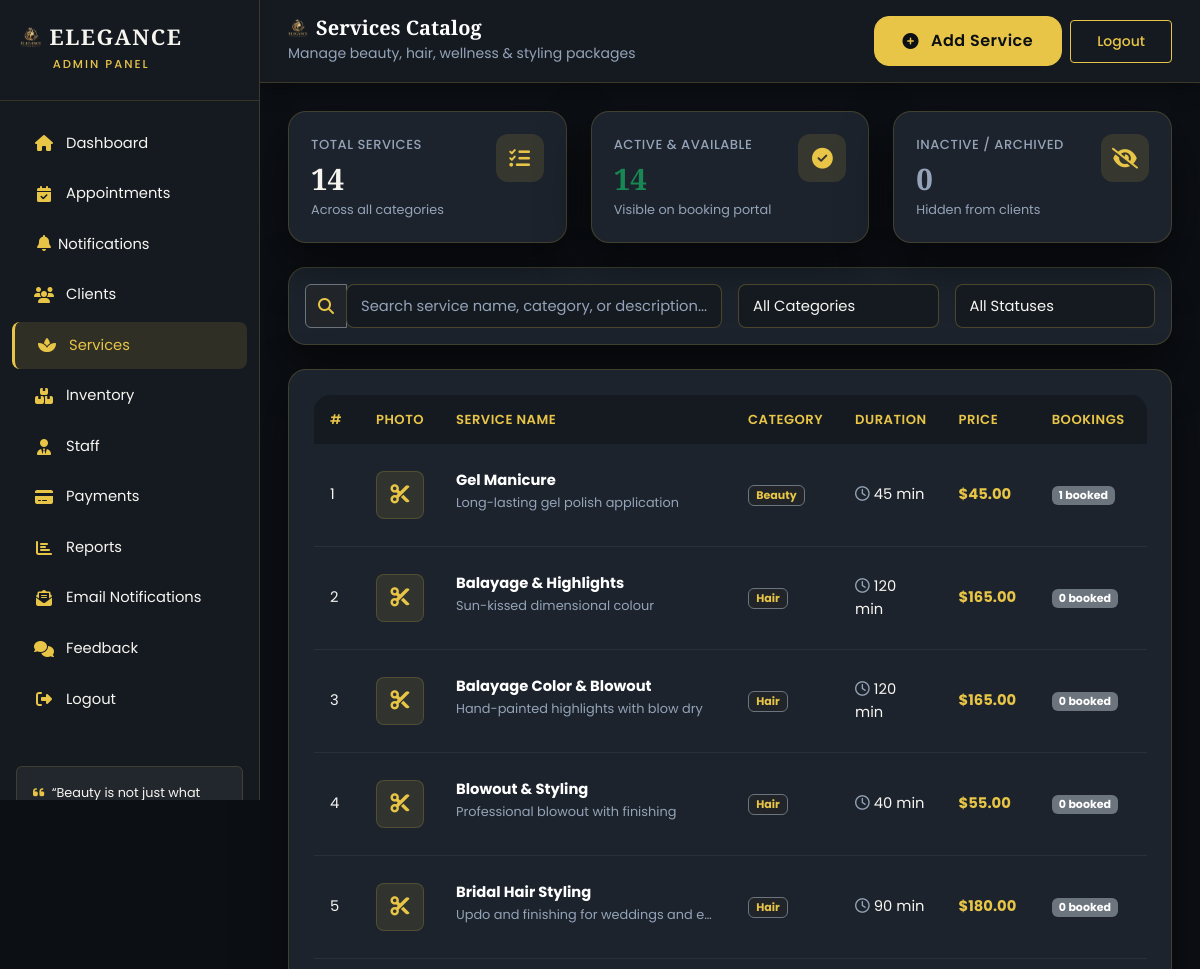
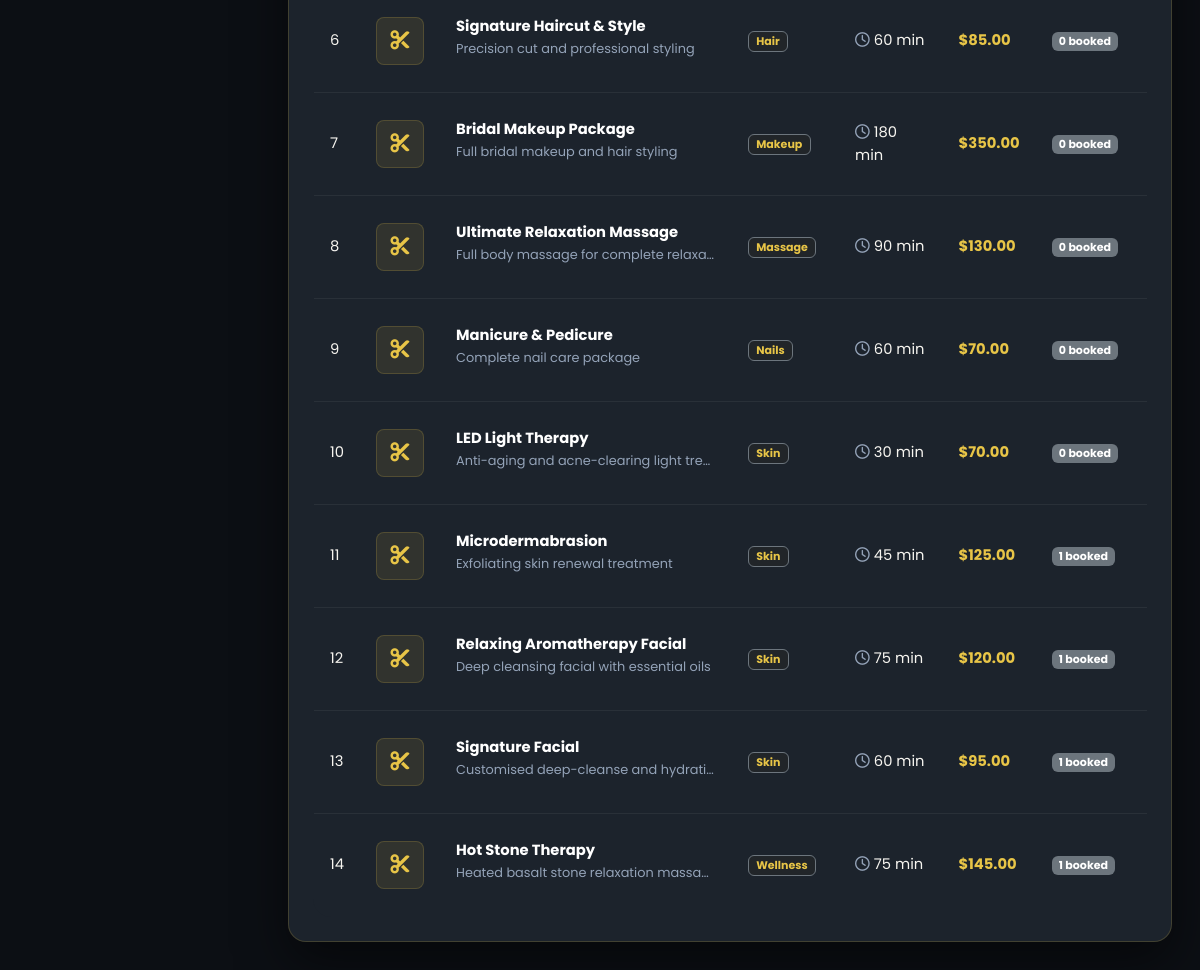
Screenshot of /admin/services.php (signed in) with the database file from the repository (2 pictures, top to bottom).
### tables this page shows
CREATE TABLE IF NOT EXISTS services (
    id          INT           NOT NULL AUTO_INCREMENT,
    name        VARCHAR(100)  NOT NULL,
    description TEXT          DEFAULT NULL,
    duration    INT           NOT NULL COMMENT 'in minutes',
    price       DECIMAL(10,2) NOT NULL,
    category    VARCHAR(50)   DEFAULT NULL,
    image       VARCHAR(255)  DEFAULT NULL,    
    status      ENUM('active','inactive') DEFAULT 'active',
    PRIMARY KEY (id)
);

### admin/services.php (the view, shortened to what this page needs)
<?php
require_once '../includes/notifications.php';
$adminPage = 'services';
$services = $pdo->query("
    SELECT s.*,
           (SELECT COUNT(*) FROM appointments a WHERE a.service_id = s.id) AS appointment_count
    FROM services s
    ORDER BY s.category ASC, s.name ASC
")->fetchAll(PDO::FETCH_ASSOC);
$totalServices = count($services);
$activeServices = count(array_filter($services, fn($s) => $s['status'] === 'active'));
$inactiveServices = $totalServices - $activeServices;
?>
<!DOCTYPE html>
<html lang="en">
<head>
    <link href="https://cdn.jsdelivr.net/npm/bootstrap@5.3.3/dist/css/bootstrap.min.css" rel="stylesheet">
    <link rel="stylesheet" href="https://cdnjs.cloudflare.com/ajax/libs/font-awesome/6.5.1/css/all.min.css">
    <link rel="stylesheet" href="../assets/css/style.css">
    <link rel="stylesheet" href="../assets/css/admin.css">
</head>
<body>
<div class="admin-wrapper">
    <?php include 'includes/sidebar.php'; ?>
    <div class="main-content">
        <div class="topbar d-flex justify-content-between align-items-center">
            <div class="d-flex align-items-center">
                <div>
                    <h5 class="mb-0 text-white"><img src="../assets/img/logo.png" class="salon-mark-icon text-gold me-2" alt="" aria-hidden="true">Services Catalog</h5>
                    <small class="text-muted">Manage beauty, hair, wellness & styling packages</small>
                </div>
            </div>
            <div class="d-flex align-items-center gap-2">
                <button type="button" class="btn btn-gold" data-bs-toggle="modal" data-bs-target="#addServiceModal">
                    <i class="fas fa-plus-circle me-1"></i> Add Service
                </button>
                <a href="../logout.php" class="btn btn-sm btn-outline-gold">Logout</a>
            </div>
        </div>
        <div class="content-area">
            <div class="row g-4 mb-4">
                <div class="col-md-4">
                    <div class="kpi-card">
                        <div class="d-flex justify-content-between align-items-start">
                            <div>
                                <div class="kpi-label">Total Services</div>
                                <div class="kpi-value"><?php echo $totalServices; ?></div>
                                <div class="kpi-sub">Across all categories</div>
                            </div>
                            <div class="kpi-icon"><i class="fas fa-list-check"></i></div>
                        </div>
                    </div>
                </div>
                <div class="col-md-4">
                    <div class="kpi-card">
                        <div class="d-flex justify-content-between align-items-start">
                            <div>
                                <div class="kpi-label">Active & Available</div>
                                <div class="kpi-value text-success"><?php echo $activeServices; ?></div>
                                <div class="kpi-sub">Visible on booking portal</div>
                            </div>
                            <div class="kpi-icon"><i class="fas fa-check-circle"></i></div>
                        </div>
                    </div>
                </div>
                <div class="col-md-4">
                    <div class="kpi-card">
                        <div class="d-flex justify-content-between align-items-start">
                            <div>
                                <div class="kpi-label">Inactive / Archived</div>
                                <div class="kpi-value text-muted"><?php echo $inactiveServices; ?></div>
                                <div class="kpi-sub">Hidden from clients</div>
                            </div>
                            <div class="kpi-icon"><i class="fas fa-eye-slash"></i></div>
                        </div>
                    </div>
                </div>
            </div>
            <div class="card-elegant mb-4 p-3">
                <div class="row g-3 align-items-center">
                    <div class="col-md-6">
                        <div class="input-group">
                            <span class="input-group-text bg-dark border-secondary text-gold"><i class="fas fa-search"></i></span>
                            <input type="text" id="serviceSearch" class="form-control form-control-elegant" placeholder="Search service name, category, or description...">
                        </div>
                    </div>
                    <div class="col-md-3">
                        <select id="categoryFilter" class="form-select form-control-elegant">
                            <option value="">All Categories</option>
                        </select>
                    </div>
                    <div class="col-md-3">
                        <select id="statusFilter" class="form-select form-control-elegant">
                            <option value="">All Statuses</option>
                        </select>
                    </div>
                </div>
            </div>
            <div class="card-elegant">
                <div class="table-responsive">
                    <table class="table table-elegant mb-0" id="servicesTable">
                        <thead>
                            <tr>
                                <th>#</th>
                                <th>Photo</th>
                                <th>Service Name</th>
                                <th>Category</th>
                                <th>Duration</th>
                                <th>Price</th>
                                <th>Bookings</th>
                                <th>Status</th>
                            </tr>
                        </thead>
                        <tbody>
                            <?php if (empty($services)): ?>
                                <tr>
                                    <td colspan="9" class="text-center text-muted py-5">
                                        <img src="../assets/img/logo.png" class="salon-mark-icon fa-2x mb-2 d-block opacity-50" alt="" aria-hidden="true">
                                        No services found. Click "Add Service" to create your first package.
                                    </td>
                                </tr>
                            <?php else: ?>
                                <?php foreach ($services as $idx => $s): ?>
                                    <tr class="service-row"
                                        data-name="<?php echo htmlspecialchars(strtolower($s['name'])); ?>"
                                        data-category="<?php echo htmlspecialchars(strtolower($s['category'] ?? '')); ?>"
                                        data-status="<?php echo htmlspecialchars($s['status']); ?>">
                                        <td><?php echo $idx + 1; ?></td>
                                        <td>
                                            <?php if (!empty($s['image']) && file_exists('../' . $s['image'])): ?>
                                                <img src="../<?php echo htmlspecialchars($s['image']); ?>" alt="Service" class="service-img-thumb">
                                            <?php else: ?>
                                                <div class="service-img-placeholder">
                                                    <i class="fas fa-cut"></i>
                                                </div>
                                            <?php endif; ?>
                                        </td>
                                        <td>
                                            <strong class="text-white"><?php echo htmlspecialchars($s['name']); ?></strong>
                                            <?php if (!empty($s['description'])): ?>
                                                <br><small class="text-muted d-inline-block text-truncate" style="max-width: 260px;">
                                                    <?php echo htmlspecialchars($s['description']); ?>
                                                </small>
                                            <?php endif; ?>
                                        </td>
                                        <td>
                                            <span class="badge bg-dark border border-secondary text-gold">
                                                <?php echo htmlspecialchars($s['category'] ?? 'General'); ?>
                                            </span>
                                        </td>
                                        <td><i class="far fa-clock text-muted me-1"></i><?php echo (int)$s['duration']; ?> min</td>
                                        <td>
                                            <span class="text-gold fw-bold">$<?php echo number_format((float)$s['price'], 2); ?></span>
                                        </td>
                                        <td>
                                            <span class="badge bg-secondary"><?php echo (int)$s['appointment_count']; ?> booked</span>
                                        </td>
                                        <td>
                                        </td>
                                    </tr>
                                <?php endforeach; ?>
                            <?php endif; ?>
                        </tbody>
                    </table>
                </div>
            </div>
        </div>
    </div>
</div>
</body>
</html>

### admin/includes/sidebar.php (shortened to what this page needs)
<?php
$currentAdminRole = $_SESSION['user_role'] ?? '';
?>
<div class="sidebar">
    <div class="sidebar-brand d-flex align-items-center justify-content-between">
        <div>
            <h4><img src="../assets/img/logo.png" class="salon-mark-icon me-2" alt="" aria-hidden="true">ELEGANCE</h4>
            <small><?php echo strtoupper($currentAdminRole); ?> PANEL</small>
        </div>
    </div>
    <ul class="sidebar-menu">
        <li><a href="dashboard.php" class="<?php echo ($adminPage ?? '') === 'dashboard' ? 'active' : ''; ?>"><i class="fas fa-home"></i> Dashboard</a></li>
        <li><a href="appointments.php" class="<?php echo ($adminPage ?? '') === 'appointments' ? 'active' : ''; ?>"><i class="fas fa-calendar-check"></i> Appointments</a></li>
        <li>
            <a href="notifications.php" class="<?php echo ($adminPage ?? '') === 'notifications' ? 'active' : ''; ?> d-flex align-items-center justify-content-between">
                <span><i class="fas fa-bell"></i> Notifications</span>
            </a>
        </li>
        <li><a href="clients.php" class="<?php echo ($adminPage ?? '') === 'clients' ? 'active' : ''; ?>"><i class="fas fa-users"></i> Clients</a></li>
            <li><a href="services.php" class="<?php echo ($adminPage ?? '') === 'services' ? 'active' : ''; ?>"><i class="fas fa-spa"></i> Services</a></li>
     <li><a href="inventory.php" class="<?php echo ($adminPage ?? '') === 'inventory' ? 'active' : ''; ?>"><i class="fas fa-boxes"></i> Inventory</a></li>
        <?php if ($currentAdminRole === 'admin'): ?>
            <li><a href="staff.php" class="<?php echo ($adminPage ?? '') === 'staff' ? 'active' : ''; ?>"><i class="fas fa-user-tie"></i> Staff</a></li>
        <?php endif; ?>
        <li><a href="payments.php" class="<?php echo ($adminPage ?? '') === 'payments' ? 'active' : ''; ?>"><i class="fas fa-credit-card"></i> Payments</a></li>
        <?php if ($currentAdminRole === 'admin'): ?>
            <li><a href="reports.php" class="<?php echo ($adminPage ?? '') === 'reports' ? 'active' : ''; ?>"><i class="fas fa-chart-bar"></i> Reports</a></li>
            <li><a href="email_settings.php" class="<?php echo ($adminPage ?? '') === 'email_settings' ? 'active' : ''; ?>"><i class="fas fa-envelope-open-text"></i> Email Notifications</a></li>
        <?php endif; ?>
        <li><a href="feedback.php" class="<?php echo ($adminPage ?? '') === 'feedback' ? 'active' : ''; ?>"><i class="fas fa-comments"></i> Feedback</a></li>
        <li><a href="../logout.php"><i class="fas fa-sign-out-alt"></i> Logout</a></li>
    </ul>
    <div class="px-3 mt-4">
        <div class="p-3 rounded" style="background: rgba(255,255,255,0.06); border: 1px solid rgba(232,197,71,0.15); font-size: 0.8rem; color: var(--cream);">
            <i class="fas fa-quote-left me-1 text-gold"></i>
            “Beauty is not just what you see, it's how you make people feel.”
        </div>
    </div>
</div>

### assets/css/variables.css (style rules this page uses)
:root { --black: #0C0F14; --black-soft: #151A21; --black-card: #1C232C; --burgundy: #0D9488; --burgundy-dark: #0F766E; --burgundy-light: #2DD4BF; --champagne: #E8C547; --champagne-dark: #D4A017; --champagne-light: #F5E6A3; --cream: #F7F5F0; --white: #FFFFFF; --muted: #B7C3CF; --muted-strong: #D8DEE6; --muted-soft: rgba(247, 245, 240, 0.72); --muted-on-light: #596779; --border: rgba(232, 197, 71, 0.18); --shadow: 0 20px 50px rgba(0, 0, 0, 0.50); --radius: 18px; --transition: all 0.35s cubic-bezier(0.4, 0, 0.2, 1); --bs-body-color: var(--cream); --bs-body-color-rgb: 247, 245, 240; --bs-secondary-color: var(--muted-soft); --bs-tertiary-color: rgba(247, 245, 240, 0.62); --bs-emphasis-color: var(--white); --bs-secondary-bg: var(--black-soft); --bs-border-color: var(--border); }
* { margin: 0; padding: 0; }

### assets/css/home-enhance.css (style rules this page uses)
.btn-gold { transition: transform 0.35s cubic-bezier(0.22, 1, 0.36, 1), box-shadow 0.35s ease; }

### admin/services.php (style rules this page uses)
.service-img-placeholder { width: 48px; height: 48px; border-radius: 8px; display: flex; align-items: center; justify-content: center; background: rgba(232, 197, 71, 0.1); color: var(--champagne); border: 1px solid var(--border); font-size: 1.2rem; }

### rows the page displays
services: name "Gel Manicure", description "Long-lasting gel polish application", category "Beauty", duration "45", price "45.00", appointment_count "1"
services: name "Balayage & Highlights", description "Sun-kissed dimensional colour", category "Hair", duration "120", price "165.00", appointment_count "0"
services: name "Balayage Color & Blowout", description "Hand-painted highlights with blow dry", category "Hair", duration "120", price "165.00", appointment_count "0"
services: name "Blowout & Styling", description "Professional blowout with finishing", category "Hair", duration "40", price "55.00", appointment_count "0"
services: name "Bridal Hair Styling", description "Updo and finishing for weddings and e…", category "Hair", duration "90", price "180.00", appointment_count "0"
services: name "Signature Haircut & Style", description "Precision cut and professional styling", category "Hair", duration "60", price "85.00", appointment_count "0"
services: name "Bridal Makeup Package", description "Full bridal makeup and hair styling", category "Makeup", duration "180", price "350.00", appointment_count "0"
services: name "Ultimate Relaxation Massage", description "Full body massage for complete relaxa…", category "Massage", duration "90", price "130.00", appointment_count "0"
services: name "Manicure & Pedicure", description "Complete nail care package", category "Nails", duration "60", price "70.00", appointment_count "0"
services: name "LED Light Therapy", description "Anti-aging and acne-clearing light tre…", category "Skin", duration "30", price "70.00", appointment_count "0"
services: name "Microdermabrasion", description "Exfoliating skin renewal treatment", category "Skin", duration "45", price "125.00", appointment_count "1"
services: name "Relaxing Aromatherapy Facial", description "Deep cleansing facial with essential oils", category "Skin", duration "75", price "120.00", appointment_count "1"
services: name "Signature Facial", description "Customised deep-cleanse and hydrati…", category "Skin", duration "60", price "95.00", appointment_count "1"
services: name "Hot Stone Therapy", description "Heated basalt stone relaxation massa…", category "Wellness", duration "75", price "145.00", appointment_count "1"

### other values shown
$currentAdminRole "ADMIN"
$totalServices "14"
$activeServices "14"
$inactiveServices "0"
